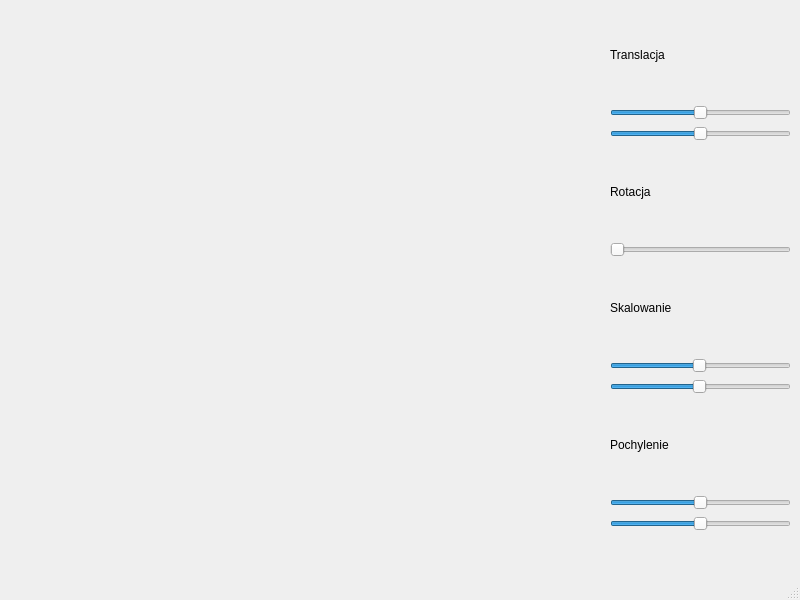
<?xml version="1.0" encoding="UTF-8"?>
<ui version="4.0">
 <class>MainWindow</class>
 <widget class="QMainWindow" name="MainWindow">
  <property name="geometry">
   <rect>
    <x>0</x>
    <y>0</y>
    <width>800</width>
    <height>600</height>
   </rect>
  </property>
  <property name="windowTitle">
   <string>MainWindow</string>
  </property>
  <widget class="QWidget" name="centralwidget">
   <widget class="QWidget" name="verticalLayoutWidget">
    <property name="geometry">
     <rect>
      <x>610</x>
      <y>10</y>
      <width>181</width>
      <height>521</height>
     </rect>
    </property>
    <layout class="QVBoxLayout" name="verticalLayout">
     <item>
      <widget class="QLabel" name="transtlattionL">
       <property name="text">
        <string>Translacja</string>
       </property>
      </widget>
     </item>
     <item>
      <widget class="QSlider" name="translationX">
       <property name="minimum">
        <number>-250</number>
       </property>
       <property name="maximum">
        <number>250</number>
       </property>
       <property name="value">
        <number>0</number>
       </property>
       <property name="orientation">
        <enum>Qt::Horizontal</enum>
       </property>
      </widget>
     </item>
     <item>
      <widget class="QSlider" name="translationY">
       <property name="minimum">
        <number>-250</number>
       </property>
       <property name="maximum">
        <number>250</number>
       </property>
       <property name="value">
        <number>0</number>
       </property>
       <property name="orientation">
        <enum>Qt::Horizontal</enum>
       </property>
      </widget>
     </item>
     <item>
      <widget class="QLabel" name="rotationL">
       <property name="text">
        <string>Rotacja</string>
       </property>
      </widget>
     </item>
     <item>
      <widget class="QSlider" name="rotationSlider">
       <property name="minimum">
        <number>0</number>
       </property>
       <property name="maximum">
        <number>20</number>
       </property>
       <property name="orientation">
        <enum>Qt::Horizontal</enum>
       </property>
      </widget>
     </item>
     <item>
      <widget class="QLabel" name="skalingL">
       <property name="text">
        <string>Skalowanie</string>
       </property>
      </widget>
     </item>
     <item>
      <widget class="QSlider" name="scalingX">
       <property name="minimum">
        <number>1</number>
       </property>
       <property name="maximum">
        <number>100</number>
       </property>
       <property name="value">
        <number>50</number>
       </property>
       <property name="orientation">
        <enum>Qt::Horizontal</enum>
       </property>
      </widget>
     </item>
     <item>
      <widget class="QSlider" name="skalingY">
       <property name="minimum">
        <number>1</number>
       </property>
       <property name="maximum">
        <number>100</number>
       </property>
       <property name="value">
        <number>50</number>
       </property>
       <property name="orientation">
        <enum>Qt::Horizontal</enum>
       </property>
      </widget>
     </item>
     <item>
      <widget class="QLabel" name="bendL">
       <property name="text">
        <string>Pochylenie</string>
       </property>
      </widget>
     </item>
     <item>
      <widget class="QSlider" name="bendX">
       <property name="minimum">
        <number>-100</number>
       </property>
       <property name="maximum">
        <number>100</number>
       </property>
       <property name="orientation">
        <enum>Qt::Horizontal</enum>
       </property>
      </widget>
     </item>
     <item>
      <widget class="QSlider" name="bendY">
       <property name="minimum">
        <number>-100</number>
       </property>
       <property name="maximum">
        <number>100</number>
       </property>
       <property name="orientation">
        <enum>Qt::Horizontal</enum>
       </property>
      </widget>
     </item>
    </layout>
   </widget>
  </widget>
  <widget class="QMenuBar" name="menubar">
   <property name="geometry">
    <rect>
     <x>0</x>
     <y>0</y>
     <width>800</width>
     <height>25</height>
    </rect>
   </property>
  </widget>
  <widget class="QStatusBar" name="statusbar"/>
 </widget>
 <resources/>
 <connections/>
</ui>
